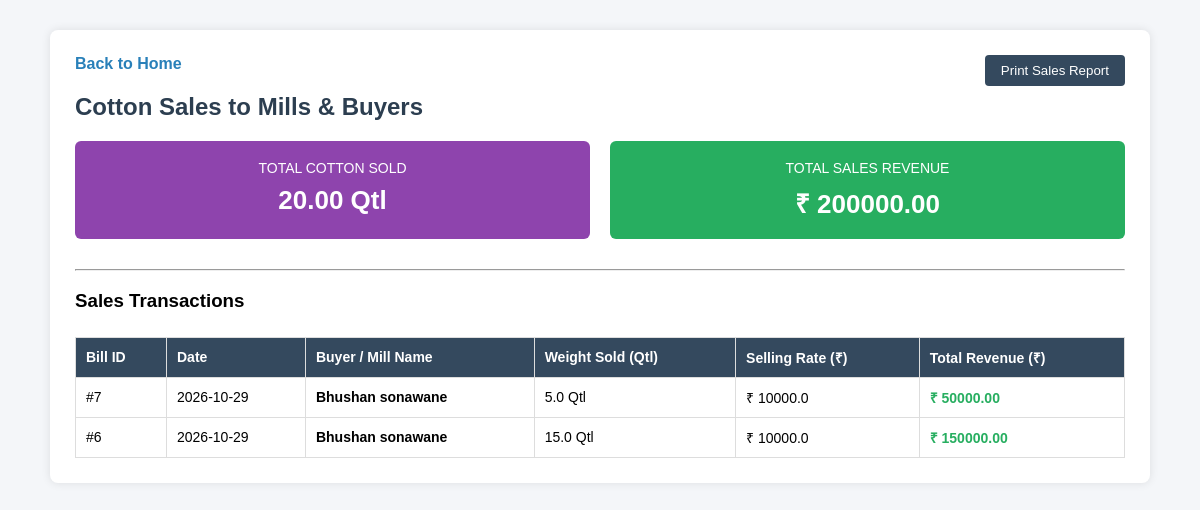
Page /sales_report on the committed database.
### tables this page shows
CREATE TABLE sales (
            id INTEGER PRIMARY KEY AUTOINCREMENT,
            buyer_name TEXT NOT NULL,
            date TEXT,
            weight REAL,         
            rate REAL,          
            total_amount REAL
        );

### app.py (the view)
@app.route('/sales_report')
def sales_report():
    conn = get_db_connection()
    sales = conn.execute('SELECT * FROM sales ORDER BY id DESC').fetchall()
    total_sold_weight = sum((s['weight'] or 0) for s in sales)
    total_sales_amt = sum((s['total_amount'] or 0) for s in sales)
    conn.close()
    return render_template('sales_report.html',
                           sales=sales,
                           total_sold_weight=total_sold_weight,
                           total_sales_amt=total_sales_amt)

### db.py (called while the page is built)
def get_db_connection():
    conn = sqlite3.connect('cotton.db')
    conn.row_factory = sqlite3.Row
    return conn

### templates/sales_report.html (shortened to what this page needs)
<!DOCTYPE html>
<html lang="en">
<head>
</head>
<body>
    <div class="container">
        <div class="no-print">
            <a class="home-link" href="/">Back to Home</a>
            <button class="btn-print" onclick="window.print()">Print Sales Report</button>
        </div>
        <h2>Cotton Sales to Mills & Buyers</h2>
        <div class="metrics-grid">
            <div class="metric-card bg-purple">
                <span>Total Cotton Sold</span>
                <h3>{{ "%.2f"|format(total_sold_weight) }} Qtl</h3>
            </div>
            <div class="metric-card bg-green">
                <span>Total Sales Revenue</span>
                <h3>₹ {{ "%.2f"|format(total_sales_amt) }}</h3>
            </div>
        </div>
        <hr style="margin-top: 30px;">
        <h3>Sales Transactions</h3>
        <table>
            <tr>
                <th>Bill ID</th>
                <th>Date</th>
                <th>Buyer / Mill Name</th>
                <th>Weight Sold (Qtl)</th>
                <th>Selling Rate (₹)</th>
                <th>Total Revenue (₹)</th>
            </tr>
            {% for s in sales %}
            <tr>
                <td>#{{ s.id }}</td>
                <td>{{ s.date }}</td>
                <td><strong>{{ s.buyer_name }}</strong></td>
                <td>{{ s.weight }} Qtl</td>
                <td>₹ {{ s.rate }}</td>
                <td><strong style="color: #27ae60;">₹ {{ "%.2f"|format(s.total_amount) }}</strong></td>
            </tr>
            {% endfor %}
        </table>
    </div>
</body>
</html>

### templates/sales_report.html (style rules this page uses)
body { font-family: Arial, sans-serif; margin: 30px; background-color: #f4f6f9; }
.container { max-width: 1050px; margin: auto; background: white; padding: 25px; border-radius: 8px; box-shadow: 0 0 10px rgba(0,0,0,0.1); }
h2 { color: #2c3e50; }
.metrics-grid { display: grid; grid-template-columns: 1fr 1fr; gap: 20px; margin: 20px 0; }
.metric-card { padding: 18px; border-radius: 6px; color: white; text-align: center; }
.metric-card span { font-size: 14px; text-transform: uppercase; }
.metric-card h3 { margin: 8px 0 0; font-size: 26px; color: white; }
.bg-purple { background-color: #8e44ad; }
.bg-green { background-color: #27ae60; }
table { width: 100%; border-collapse: collapse; margin-top: 25px; }
table, th, td { border: 1px solid #ddd; }
th, td { padding: 10px; text-align: left; font-size: 14px; }
th { background-color: #34495e; color: white; }
.btn-print { background-color: #34495e; color: white; padding: 8px 16px; border: none; border-radius: 4px; cursor: pointer; float: right; }
a.home-link { text-decoration: none; color: #2980b9; font-weight: bold; }

### rows in the picture
sales: id "7", date "2026-10-29", buyer_name "Bhushan sonawane", weight "5.0", rate "10000.0", total_amount "50000.00"
sales: id "6", date "2026-10-29", buyer_name "Bhushan sonawane", weight "15.0", rate "10000.0", total_amount "150000.00"

### other values in the picture
{{ "%.2f"|format(total_sold_weight) }} "20.00"
{{ "%.2f"|format(total_sales_amt) }} "200000.00"
